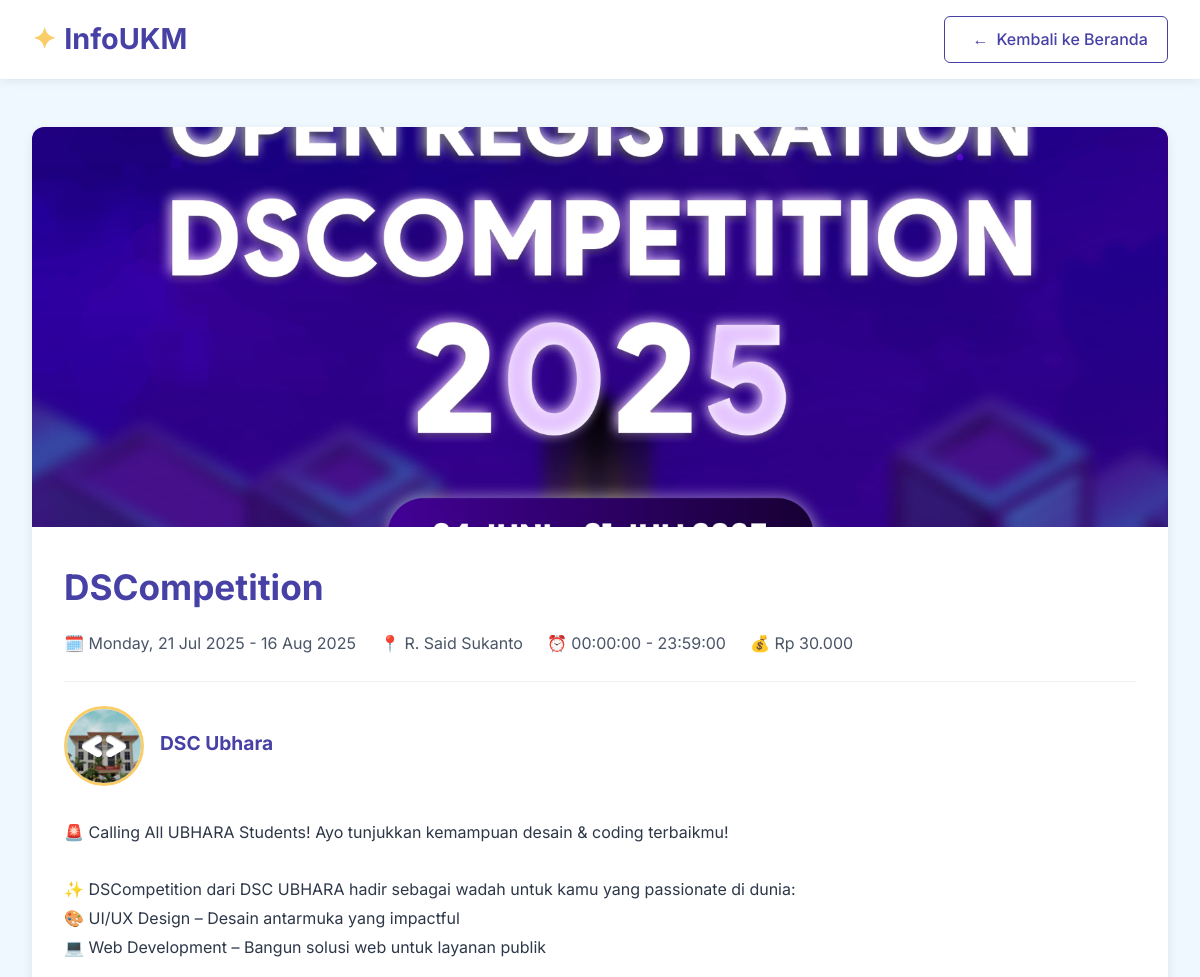
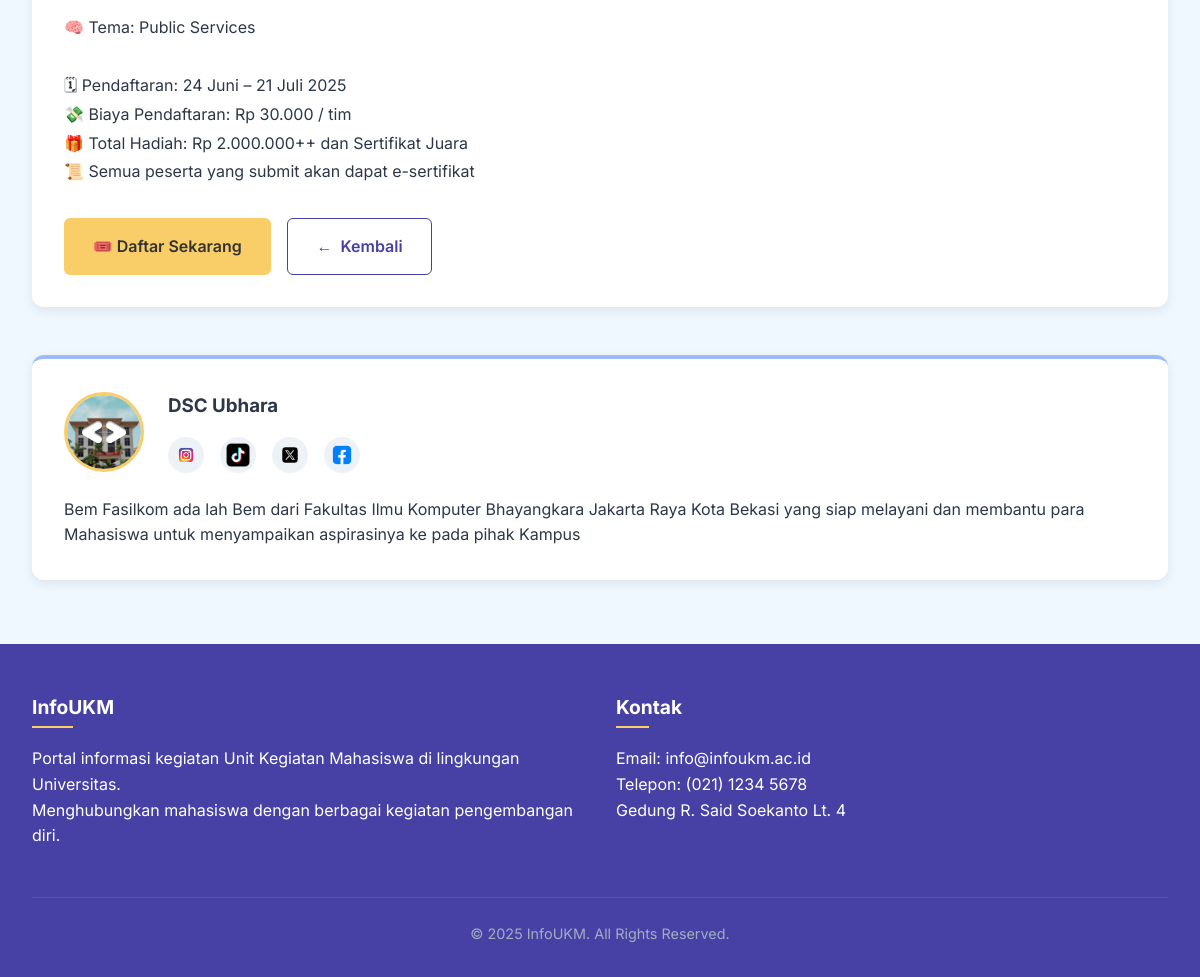
Page /infoukm/event_detail.php?id=4 on the committed database (2 pictures, top to bottom).
### tables this page shows
CREATE TABLE `events` (
  `id` int NOT NULL,
  `nama_event` varchar(255) DEFAULT NULL,
  `tanggal_mulai` date DEFAULT NULL,
  `tanggal_selesai` date DEFAULT NULL,
  `lokasi` varchar(255) DEFAULT NULL,
  `deskripsi` text,
  `biaya` int DEFAULT NULL,
  `link_pendaftaran` varchar(255) DEFAULT NULL,
  `status` enum('Aktif','Mendatang','Selesai') DEFAULT 'Mendatang',
  `banner` varchar(255) DEFAULT NULL,
  `created_by` int DEFAULT NULL,
  `created_at` timestamp NULL DEFAULT CURRENT_TIMESTAMP,
  `jam_mulai` time DEFAULT NULL,
  `jam_selesai` time DEFAULT NULL
);

CREATE TABLE `users` (
  `id` int NOT NULL,
  `nama_ukm` varchar(100) DEFAULT NULL,
  `email` varchar(100) DEFAULT NULL,
  `password` varchar(255) DEFAULT NULL,
  `remember_token` varchar(255) DEFAULT NULL,
  `pembina` varchar(100) DEFAULT NULL,
  `sosial_media` varchar(255) DEFAULT NULL,
  `deskripsi_ukm` text,
  `logo` varchar(255) DEFAULT NULL,
  `role` enum('admin','ukm') DEFAULT 'ukm',
  `status` enum('aktif','nonaktif') DEFAULT 'aktif',
  `created_at` timestamp NULL DEFAULT CURRENT_TIMESTAMP,
  `tiktok` varchar(255) DEFAULT NULL,
  `x` varchar(255) DEFAULT NULL,
  `facebook` varchar(255) DEFAULT NULL
);

### infoukm/event_detail.php (the view, shortened to what this page needs)
<?php
require 'koneksi.php';
$event_id = intval($_GET['id']);
$stmt = $conn->prepare("
    SELECT e.id, e.nama_event, e.tanggal_mulai, e.tanggal_selesai,
           e.jam_mulai, e.jam_selesai, e.lokasi, e.deskripsi,
           e.banner, e.biaya, e.link_pendaftaran,
           u.nama_ukm, u.logo, u.deskripsi_ukm, u.sosial_media,
           u.tiktok, u.x, u.facebook
    FROM events e
    JOIN users u ON e.created_by = u.id
    WHERE e.id = ?
");
$stmt->bind_param("i", $event_id);
$stmt->execute();
$event = $stmt->get_result()->fetch_assoc();
?>
<!DOCTYPE html>
<html lang="id">
<head>
    <link rel="stylesheet" href="styles/event_detail.css">
</head>
<body>
    <header>
        <div class="logo">
            <span class="logo-icon">✦</span>
            <span>InfoUKM</span>
        </div>
        <a href="index.php" class="btn-back">
            <i>←</i> Kembali ke Beranda
        </a>
    </header>
    <main class="event-detail">
        <article class="detail-header fade-up fade-delay-1">
            <img src="<?= file_exists('uploads/' . $event['banner']) ? 'uploads/' . $event['banner'] : 'https://via.placeholder.com/800x300' ?>" alt="Banner Event" class="detail-img">
            <div class="detail-content">
                <h1 class="detail-title"><?= htmlspecialchars($event['nama_event']) ?></h1>
                <div class="detail-meta">
                    <div class="meta-item">
                        🗓️ <?= date('l, d M Y', strtotime($event['tanggal_mulai'])) ?>
                        <?php if ($event['tanggal_mulai'] !== $event['tanggal_selesai']): ?>
                            - <?= date('d M Y', strtotime($event['tanggal_selesai'])) ?>
                        <?php endif; ?>
                    </div>
                    <div class="meta-item">
                        📍 <?= htmlspecialchars($event['lokasi']) ?>
                    </div>
                    <div class="meta-item">
                        ⏰
                        <?= !empty($event['jam_mulai']) ? htmlspecialchars($event['jam_mulai']) : '-' ?>
                        -
                        <?= !empty($event['jam_selesai']) ? htmlspecialchars($event['jam_selesai']) : '-' ?>
                    </div>
                    <div class="meta-item">
                        💰 Rp <?= number_format($event['biaya'], 0, ',', '.') ?>
                    </div>
                </div>
                <div class="detail-org fade-up fade-delay-2">
                    <img src="<?= file_exists('uploads/' . $event['logo']) ? 'uploads/' . $event['logo'] : 'https://via.placeholder.com/80' ?>" alt="Logo UKM" class="ukm-logo">
                    <div class="org-info">
                        <h4><?= htmlspecialchars($event['nama_ukm']) ?></h4>
                    </div>
                </div>
                <div class="detail-body">
                    <p><?= nl2br(htmlspecialchars($event['deskripsi'])) ?></p>
                </div>
                <div class="action-buttons">
                    <?php if (!empty($event['link_pendaftaran'])): ?>
                    <a href="<?= htmlspecialchars($event['link_pendaftaran']) ?>" class="btn-primary" target="_blank">
                        🎟️ Daftar Sekarang
                    </a>
                    <?php endif; ?>
                    <a href="index.php" class="btn-secondary">
                        <i>←</i> Kembali
                    </a>
                </div>
            </div>
        </article>
        <section class="ukm-section">
            <div class="ukm-header">
                <img src="<?= file_exists('uploads/' . $event['logo']) ? 'uploads/' . $event['logo'] : 'https://via.placeholder.com/80' ?>" alt="Logo UKM" class="ukm-logo">
                <div>
                    <h3><?= htmlspecialchars($event['nama_ukm']) ?></h3>
                    <div class="ukm-social">
                        <?php if (!empty($event['sosial_media'])): ?>
                            <a href="<?= htmlspecialchars($event['sosial_media']) ?>" title="Sosial Media" target="_blank">
                                <img src="uploads/instagram.png" alt="Sosial Media" style="width:24px; height:24px; object-fit:contain;">
                            </a>
                        <?php endif; ?>
                        <?php if (!empty($event['tiktok'])): ?>
                            <a href="<?= htmlspecialchars($event['tiktok']) ?>" target="_blank" title="TikTok">
                                <img src="uploads/tiktok.png" alt="TikTok" style="width:24px; height:24px; object-fit:contain;">
                            </a>
                        <?php endif; ?>
                        <?php if (!empty($event['x'])): ?>
                            <a href="<?= htmlspecialchars($event['x']) ?>" target="_blank" title="X (Twitter)">
                                <img src="uploads/x.png" alt="X" style="width:24px; height:24px; object-fit:contain;">
                            </a>
                        <?php endif; ?>
                        <?php if (!empty($event['facebook'])): ?>
                            <a href="<?= htmlspecialchars($event['facebook']) ?>" target="_blank" title="Facebook">
                                <img src="uploads/facebook.png" alt="Facebook" style="width:24px; height:24px; object-fit:contain;">
                            </a>
                        <?php endif; ?>
                    </div>
                </div>
            </div>
            <p><?= nl2br(htmlspecialchars($event['deskripsi_ukm'])) ?></p>
        </section>
    </main>
    <footer>
        <div class="footer-content">
            <div class="footer-section">
                <h3>InfoUKM</h3>
                <p>Portal informasi kegiatan Unit Kegiatan Mahasiswa di lingkungan Universitas.</p>
                <p>Menghubungkan mahasiswa dengan berbagai kegiatan pengembangan diri.</p>
            </div>
            <div class="footer-section">
                <h3>Kontak</h3>
                <p>Email: info@infoukm.ac.id</p>
                <p>Telepon: (021) 1234 5678</p>
                <p>Gedung R. Said Soekanto Lt. 4</p>
            </div>
        </div>
        <div class="copyright">
            <p>&copy; 2025 InfoUKM. All Rights Reserved.</p>
        </div>
    </footer>
</body>
</html>

### infoukm/styles/event_detail.css (style rules this page uses)
:root { --primary: #4741A6; --secondary: #F9CE69; --accent: #9BBBFC; --background: #EFF8FF; --white: #FFFFFF; --black: #333333; --text: #2D3748; }
* { margin: 0; padding: 0; box-sizing: border-box; font-family: 'Inter', 'Open Sans', 'Segoe UI', sans-serif; }
body { background-color: var(--background); color: var(--text); line-height: 1.6; }
header { background-color: var(--white); padding: 1rem 2rem; display: flex; justify-content: space-between; align-items: center; box-shadow: 0 2px 10px rgba(0,0,0,0.08); }
.logo { font-size: 1.8rem; font-weight: 700; color: var(--primary); display: flex; align-items: center; gap: 0.5rem; }
.logo-icon { color: var(--secondary); }
.btn-back { display: flex; align-items: center; gap: 0.5rem; padding: 0.6rem 1.2rem; background-color: var(--white); color: var(--primary); border: 1px solid var(--primary); border-radius: 6px; text-decoration: none; font-weight: 500; transition: all 0.3s; }
.btn-back i { margin-left: 0.5rem; transition: transform 0.3s; }
.event-detail { max-width: 1200px; margin: 3rem auto; padding: 0 2rem; }
.detail-header { display: flex; flex-direction: column; margin-bottom: 3rem; background-color: var(--white); border-radius: 12px; overflow: hidden; box-shadow: 0 4px 12px rgba(0,0,0,0.08); }
.detail-img { width: 100%; height: 400px; object-fit: cover; }
.detail-content { padding: 2rem; }
.detail-title { font-size: 2.2rem; color: var(--primary); margin-bottom: 1rem; }
.detail-meta { display: flex; flex-wrap: wrap; gap: 1.5rem; margin-bottom: 1.5rem; padding-bottom: 1.5rem; border-bottom: 1px solid #EDF2F7; }
.meta-item { display: flex; align-items: center; gap: 0.5rem; color: #4A5568; }
.detail-org { display: flex; align-items: center; gap: 1rem; margin-bottom: 2rem; }
.org-info h4 { font-size: 1.2rem; color: var(--primary); margin-bottom: 0.3rem; }
.detail-body { line-height: 1.8; margin-bottom: 2rem; }
.action-buttons { display: flex; gap: 1rem; margin-top: 2rem; }
.btn-primary { padding: 0.9rem 1.8rem; background-color: var(--secondary); color: var(--black); border: none; border-radius: 6px; font-weight: 600; text-decoration: none; transition: all 0.3s; display: inline-flex; align-items: center; gap: 0.5rem; }
.btn-secondary { display: flex; padding: 0.9rem 1.8rem; background-color: var(--white); color: var(--primary); border: 1px solid var(--primary); border-radius: 6px; font-weight: 600; text-decoration: none; transition: all 0.3s; }
.btn-secondary i { padding-right: 0.5rem; transition: transform 0.3s; }
.ukm-section { background-color: var(--white); border-radius: 12px; padding: 2rem; margin-top: 3rem; border-top: 4px solid var(--accent); box-shadow: 0 4px 12px rgba(0,0,0,0.08); }
.ukm-header { display: flex; align-items: center; gap: 1.5rem; margin-bottom: 1.5rem; }
.ukm-logo { width: 80px; height: 80px; border-radius: 50%; object-fit: cover; border: 3px solid var(--secondary); }
.ukm-social { display: flex; gap: 1rem; margin-top: 1rem; }
.ukm-social a { display: flex; align-items: center; justify-content: center; width: 36px; height: 36px; background-color: #EDF2F7; border-radius: 50%; color: var(--primary); transition: all 0.3s; text-decoration: none; }
footer { background-color: var(--primary); color: var(--white); padding: 3rem 2rem 2rem; margin-top: 4rem; }
.footer-content { max-width: 1200px; margin: 0 auto; display: grid; grid-template-columns: repeat(auto-fit, minmax(250px, 1fr)); gap: 2rem; }
.footer-section h3 { margin-bottom: 1.5rem; font-size: 1.2rem; position: relative; display: inline-block; }
.footer-section h3::after { content: ''; position: absolute; bottom: -6px; left: 0; width: 50%; height: 2px; background-color: var(--secondary); }
.copyright { margin-top: 3rem; padding-top: 1.5rem; border-top: 1px solid rgba(255,255,255,0.1); text-align: center; color: #A0AEC0; font-size: 0.9rem; }
.fade-up { opacity: 0; animation: fadeUp 0.8s ease-out forwards; }
.fade-delay-1 { animation-delay: 0.1s; }
.fade-delay-2 { animation-delay: 0.2s; }

### rows in the picture
events: banner (picture), nama_event "DSCompetition", tanggal_mulai "Monday, 21 Jul 2025", tanggal_selesai "16 Aug 2025", lokasi "R. Said Sukanto", jam_mulai "00:00:00", jam_selesai "23:59:00", biaya "30.000", created_by.logo (picture), created_by.nama_ukm "DSC Ubhara", deskripsi "🚨 Calling All UBHARA Students! Ayo tunjukkan kemampuan desain & coding terbaikmu! ✨ DSCompetition dari DSC UBHARA hadir sebagai wadah untuk kamu yang passionate di dunia: 🎨 UI/UX Design – Desain antarmuka yang impactful 💻 Web Development – Bangun solusi web untuk layanan publik 🧠 Tema: Public Services 🗓 Pendaftaran: 24 Juni – 21 Juli 2025 💸 Biaya Pendaftaran: Rp 30.000 / tim 🎁 Total Hadiah: Rp 2.000.000++ dan Sertifikat Juara 📜 Semua peserta yang submit akan dapat e-sertifikat", created_by.deskripsi_ukm "Bem Fasilkom ada lah Bem dari Fakultas Ilmu Komputer Bhayangkara Jakarta Raya Kota Bekasi yang siap melayani dan membantu para Mahasiswa untuk menyampaikan aspirasinya ke pada pihak Kampus"
